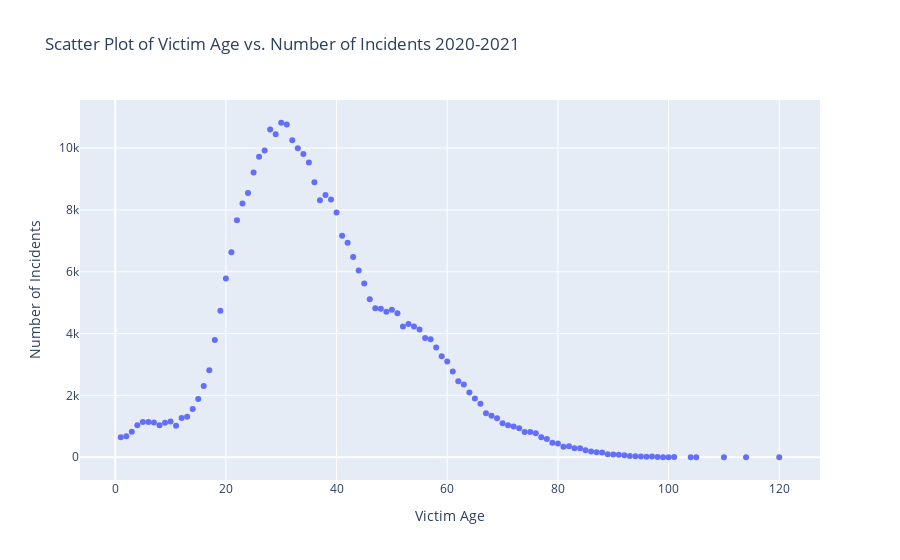

Here is the notebook cell this chart was saved with:
### Markdown cell above
Same code as before but here I converted it into a dataframe. Pandas will add a index column on the very left that numbers the rows in the frame. I renamed the column that shows how many times an age occurs "Number of Incidents".

### Code cell
fig = px.scatter(
    counts,
    x='Victim Reported Age',
    y='Number of Incidents',
    title='Scatter Plot of Victim Age vs. Number of Incidents 2020-2021',
    labels={'Victim Reported Age': 'Victim Age', 'Number of Incidents': 'Number of Incidents'},
    template='plotly'
)

fig.show()

### Figure 1 — Plotly figure (JSON) as saved in the notebook; plotly's stock layout.template omitted (floating-point values rounded to 4 significant figures)
{"data": [{"hovertemplate": "Victim Age=%{x}<br>Number of Incidents=%{y}<extra></extra>", "legendgroup": "", "marker": {"color": "#636efa", "symbol": "circle"}, "mode": "markers", "name": "", "orientation": "v", "showlegend": false, "type": "scatter", "x": [1, 2, 3, 4, 5, 6, 7, 8, 9, 10, 11, 12, 13, 14, 15, 16, 17, 18, 19, 20, 21, 22, 23, 24, 25, 26, 27, 28, 29, 30, 31, 32, 33, 34, 35, 36, 37, 38, 39, 40, 41, 42, 43, 44, 45, 46, 47, 48, 49, 50, 51, 52, 53, 54, 55, 56, 57, 58, 59, 60, 61, 62, 63, 64, 65, 66, 67, 68, 69, 70, 71, 72, 73, 74, 75, 76, 77, 78, 79, 80, 81, 82, 83, 84, 85, 86, 87, 88, 89, 90, 91, 92, 93, 94, 95, 96, 97, 98, 99, 100, 101, 104, 105, 110, 114, 120], "xaxis": "x", "y": [648, 682, 829, 1033, 1139, 1140, 1125, 1037, 1114, 1157, 1016, 1267, 1311, 1565, 1881, 2302, 2813, 3792, 4741, 5785, 6632, 7662, 8205, 8545, 9211, 9717, 9919, 10599, 10443, 10818, 10758, 10256, 9993, 9806, 9533, 8897, 8314, 8478, 8334, 7912, 7161, 6935, 6475, 6044, 5620, 5109, 4823, 4803, 4705, 4770, 4658, 4230, 4306, 4230, 4129, 3860, 3820, 3552, 3269, 3100, 2778, 2458, 2354, 2095, 1900, 1731, 1427, 1345, 1264, 1099, 1039, 999, 939, 818, 815, 775, 649, 592, 472, 442, 341, 360, 293, 296, 224, 190, 164, 151, 95, 89, 79, 67, 42, 34, 25, 15, 25, 12, 5, 5, 8, 1, 1, 1, 1, 1], "yaxis": "y"}], "layout": {"legend": {"tracegroupgap": 0}, "title": {"text": "Scatter Plot of Victim Age vs. Number of Incidents 2020-2021"}, "xaxis": {"anchor": "y", "domain": [0, 1], "title": {"text": "Victim Age"}}, "yaxis": {"anchor": "x", "domain": [0, 1], "title": {"text": "Number of Incidents"}}}}
